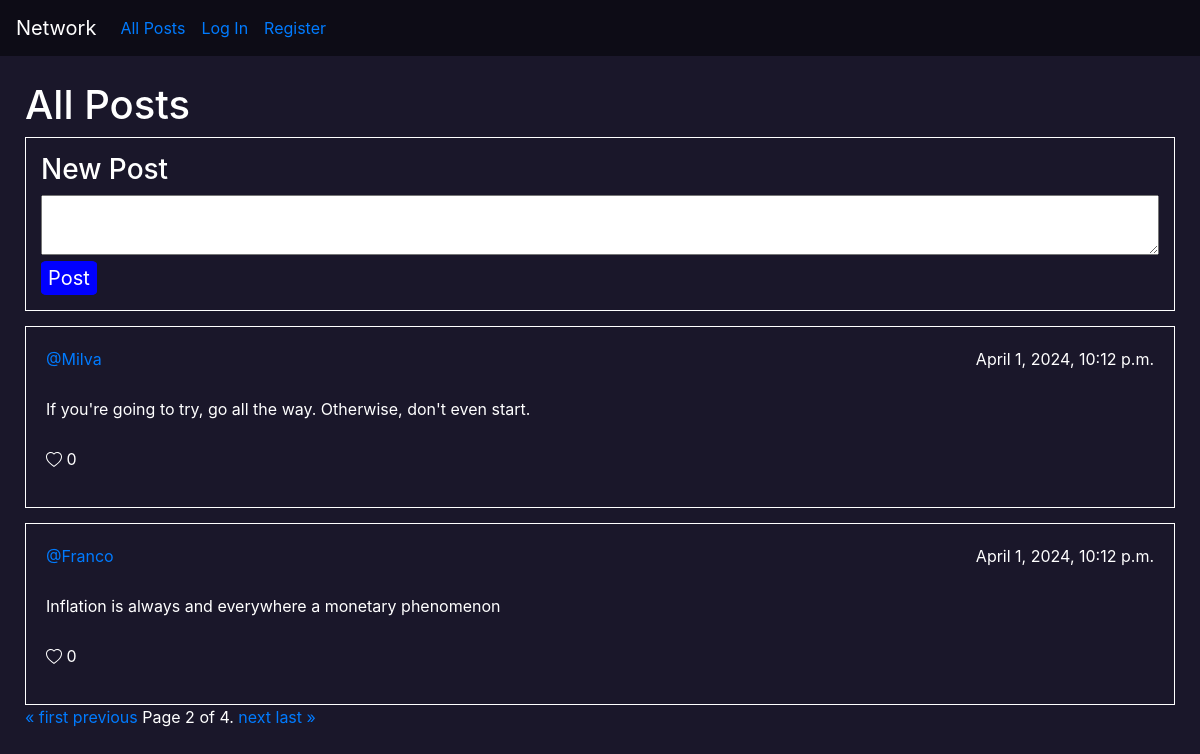
Screenshot of /?page=2 with the database file from the repository.
### network/models.py (models this page shows)
class Post(models.Model):
    user = models.ForeignKey(User, on_delete = models.CASCADE, related_name='post_user')
    text = models.CharField(max_length=280)
    date = models.DateTimeField(default=timezone.now())
    likes = models.ManyToManyField(User,blank=True, related_name='likes')

class User(AbstractUser):
    pass

### network/views.py (the view)
# urls.py: path("", views.index, name="index"),
def index(request):
    posts = Post.objects.all().order_by('-date')
    paginator = Paginator(posts,2)
    page_number = request.GET.get('page')
    posts = paginator.get_page(page_number)
    return render(request, "network/index.html",{'posts':posts})

### network/templates/network/index.html (shortened to what this page needs)
{% extends "network/layout.html" %}
{% block body %}
<div class="mid_section">
    <h1>All Posts</h1>
    <div id="new_post">
        <h3>New Post</h3>
        <div>
            <form action="{% url 'post' %}" method="POST">
                <textarea name="text" id="textarea" required></textarea>
                <input type="submit" value="Post" id="submit">
            </form>
        </div>
    </div>
    {% if posts %}
        {% for post in posts %}
            <div class="post">
                <div class="top">
                    <a href="{% url 'profile' username=post.user %}" >@{{ post.user }}</a>
                    <p>{{ post.date }}</p>
                </div>
                <div>
                    <p>{{ post.text }}</p>
                </div>
                <div>
                    <p> {{ post.likes.all.count }}</p>
                </div>
            </div>
        {% endfor %}
        <div class="pagination">
            <span class="step-links">
                {% if posts.has_previous %}
                    <a href="?page=1">&laquo; first</a>
                    <a href="?page={{ posts.previous_page_number }}">previous</a>
                {% endif %}
                <span class="current">
                    Page {{ posts.number }} of {{ posts.paginator.num_pages }}.
                </span>
                {% if posts.has_next %}
                    <a href="?page={{ posts.next_page_number }}">next</a>
                    <a href="?page={{ posts.paginator.num_pages }}">last &raquo;</a>
                {% endif %}
            </span>
        </div>
    {% else %}
        <br>
        <div id="no_post">
            <strong>No posts so far</strong>
        </div>
    {% endif %}
</div>
{% endblock %}

### network/static/network/styles.css (style rules this page uses)
body { background-color: #1a172a; color: white; }
.mid_section { padding: 25px; }
#new_post { border: 1px solid white; padding: 15px; }
form textarea { width: 100%; padding-left: 10px; padding-top: 5px; max-height: 120px; min-height: 60px; }
#submit { font-size: 20px; color: white; background-color: blue; border: 1px solid blue; border-radius: 10%; }
.post { padding: 15px; border: 1px solid white; margin-top: 15px; display: flex; flex-direction: column; }
.post div { display: flex; margin: 5px; justify-content: space-between; }

### rows the page displays
Post: user "Milva", date "April 1, 2024, 10:12 p.m.", text "If you're going to try, go all the way. Otherwise, don't even start.", likes.all.count "0"
Post: user "Franco", date "April 1, 2024, 10:12 p.m.", text "Inflation is always and everywhere a monetary phenomenon", likes.all.count "0"

### other values shown
{{ posts.number }} "2"
{{ posts.paginator.num_pages }} "4"
